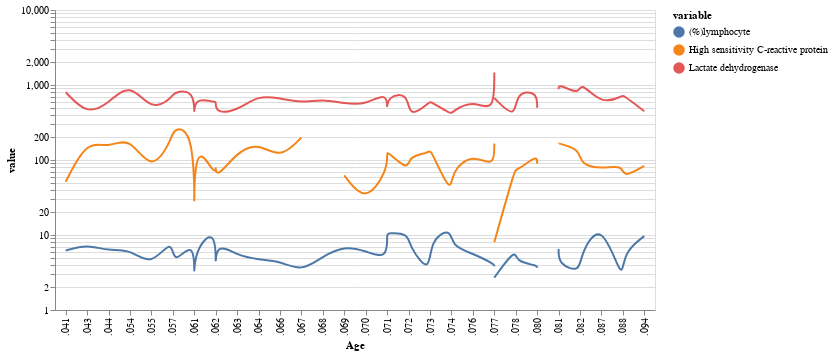

Notebook cell for this chart:
### Code cell
nearest = alt.selection(type='single', nearest=True, on='mouseover',
                        fields=['age'], empty='none')
line = alt.Chart().mark_line(interpolate='basis').encode(
    alt.X('age:N', axis=alt.Axis(title='Age')),
    alt.Y('value:Q',scale=alt.Scale(type='log')),
    color='variable:N'
)
selectors = alt.Chart().mark_point().encode(
    x='age:T',
    opacity=alt.value(0),
).add_selection(
    nearest
)
points = line.mark_point().encode(
    opacity=alt.condition(nearest, alt.value(1), alt.value(0))
)
text = line.mark_text(align='left', dx=5, dy=-5).encode(
    text=alt.condition(nearest, 'value:Q', alt.value(' '))
)
rules = alt.Chart().mark_rule(color='gray').encode(
    x='age:T',
).transform_filter(
    nearest
)
stockChart = alt.layer(line, selectors, points, rules, text,
                       data=x_male, 
                       width=600, height=300,title='')

stockChart

### Figure 1 — Vega-Lite specification as saved in the notebook (floating-point values rounded to 4 significant figures; data arrays with more than 128 entries replaced by an {"elided": "..."} marker saying what was removed)
{"config": {"view": {"continuousWidth": 400, "continuousHeight": 300}}, "layer": [{"mark": {"type": "line", "interpolate": "basis"}, "encoding": {"color": {"type": "nominal", "field": "variable"}, "x": {"type": "nominal", "axis": {"title": "Age"}, "field": "age"}, "y": {"type": "quantitative", "field": "value", "scale": {"type": "log"}}}}, {"mark": "point", "encoding": {"opacity": {"value": 0}, "x": {"type": "temporal", "field": "age"}}, "selection": {"selector016": {"type": "single", "nearest": true, "on": "mouseover", "fields": ["age"], "empty": "none"}}}, {"mark": "point", "encoding": {"color": {"type": "nominal", "field": "variable"}, "opacity": {"condition": {"value": 1, "selection": "selector016"}, "value": 0}, "x": {"type": "nominal", "axis": {"title": "Age"}, "field": "age"}, "y": {"type": "quantitative", "field": "value", "scale": {"type": "log"}}}}, {"mark": {"type": "rule", "color": "gray"}, "encoding": {"x": {"type": "temporal", "field": "age"}}, "transform": [{"filter": {"selection": "selector016"}}]}, {"mark": {"type": "text", "align": "left", "dx": 5, "dy": -5}, "encoding": {"color": {"type": "nominal", "field": "variable"}, "text": {"condition": {"type": "quantitative", "field": "value", "selection": "selector016"}, "value": " "}, "x": {"type": "nominal", "axis": {"title": "Age"}, "field": "age"}, "y": {"type": "quantitative", "field": "value", "scale": {"type": "log"}}}}], "data": {"name": "data-af49e46f17c7e93bafe6d3d3b9bc7444"}, "height": 300, "title": "", "width": 600, "$schema": "https://vega.github.io/schema/vega-lite/v4.8.1.json", "datasets": {"data-af49e46f17c7e93bafe6d3d3b9bc7444": {"elided": "144 records"}}}
